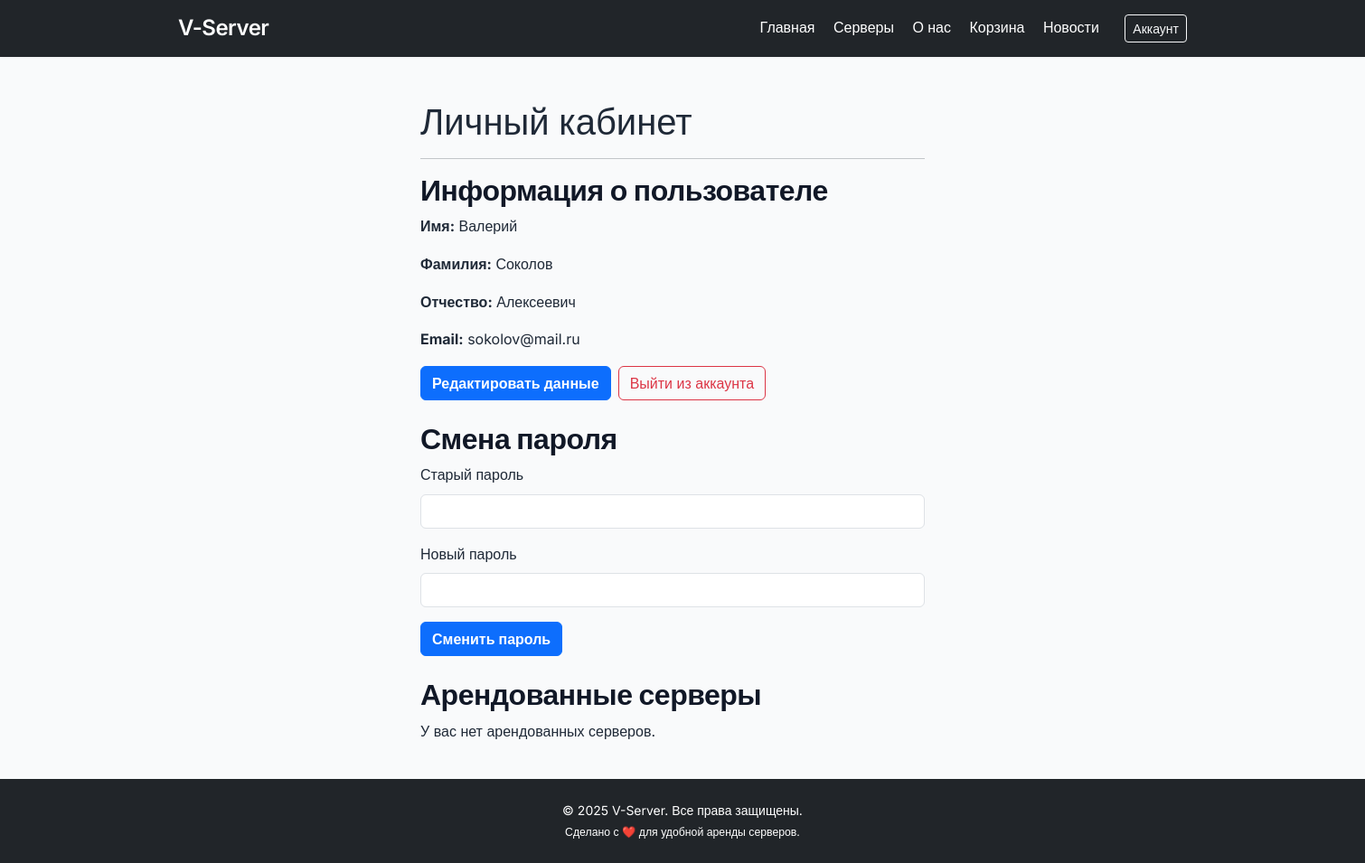
The app's page /account.php (signed in) with its own data.
### tables this page shows
CREATE TABLE `users` (
  `id` int NOT NULL,
  `surname` varchar(18) DEFAULT NULL,
  `name` varchar(18) DEFAULT NULL,
  `patronymic` varchar(18) DEFAULT NULL,
  `phonenumber` varchar(18) DEFAULT NULL,
  `email` varchar(18) DEFAULT NULL,
  `company_id` int DEFAULT NULL,
  `password` varchar(255) DEFAULT NULL
);

### account.php (the view, shortened to what this page needs)
<?php
require 'db.php';
$user_id = $_SESSION['user_id'];
$userStmt = $pdo->prepare("SELECT * FROM users WHERE id = ?");
$userStmt->execute([$user_id]);
$user = $userStmt->fetch();
$serversStmt = $pdo->prepare("
  SELECT vs.*, t.name AS tariff_name, t.month_price, s.CPU_count, s.RAM, s.SSD, s.bandwidth,
         dc.name AS datacenter_name, dc.city AS datacenter_city, ss.name AS status_name,
         su.rented_at, su.expires_at
  FROM server_user su
  JOIN virtual_server vs ON su.server_id = vs.id
  JOIN tariff t ON vs.tariff_id = t.id
  JOIN specs s ON t.specs_id = s.id
  JOIN datacenter dc ON t.datacenter_id = dc.id
  JOIN server_statuses ss ON vs.status_id = ss.id
  WHERE su.user_id = ?
");
$serversStmt->execute([$user_id]);
$servers = $serversStmt->fetchAll();
?>
<?php include 'header.php'; ?>
<main class="container py-4 mx-10">
  <h1>Личный кабинет</h1>
  <hr class="account">
	<section class="mb-4">
	  <h2>Информация о пользователе</h2>
	  <p><strong>Имя:</strong> <?= htmlspecialchars($user['name']) ?></p>
	  <p><strong>Фамилия:</strong> <?= htmlspecialchars($user['surname']) ?></p>
	  <p><strong>Отчество:</strong> <?= htmlspecialchars($user['patronymic']) ?></p>
	  <p><strong>Email:</strong> <?= htmlspecialchars($user['email']) ?></p>
	  <div class="d-flex gap-2">
		<form action="edit_user.php" method="GET">
		  <button type="submit" class="btn btn-primary">Редактировать данные</button>
		</form>
		<form action="logout.php" method="POST">
		  <button type="submit" class="btn btn-outline-danger">Выйти из аккаунта</button>
		</form>
	  </div>
	</section>
  <section class="mb-4">
    <h2>Смена пароля</h2>
    <form action="change_password.php" method="POST">
      <div class="mb-3">
        <label for="old_password" class="form-label">Старый пароль</label>
        <input type="password" class="form-control account" id="old_password" name="old_password" required>
      </div>
      <div class="mb-3">
        <label for="new_password" class="form-label">Новый пароль</label>
        <input type="password" class="form-control account" id="new_password" name="new_password" required>
      </div>
      <button type="submit" class="btn btn-primary">Сменить пароль</button>
    </form>
  </section>
  <section>
    <h2>Арендованные серверы</h2>
    <?php if (count($servers) > 0): ?>
      <div class="row g-4">
        <?php foreach ($servers as $server): ?>
          <div class="col-md-4">
            <div class="card shadow-sm border-0 h-100">
              <div class="card-body">
                <h5 class="card-title"><?= htmlspecialchars($server['name']) ?></h5>
                <p class="card-text">
                  <strong>ЦОД:</strong> <?= htmlspecialchars($server['datacenter_name']) ?> (<?= htmlspecialchars($server['datacenter_city']) ?>)<br>
                  <strong>Тариф:</strong> <?= htmlspecialchars($server['tariff_name']) ?><br>
                  <strong>CPU:</strong> <?= htmlspecialchars($server['CPU_count']) ?><br>
                  <strong>RAM:</strong> <?= htmlspecialchars($server['RAM']) ?><br>
                  <strong>SSD:</strong> <?= htmlspecialchars($server['SSD']) ?><br>
				  <strong>IP-адрес:</strong> <?= htmlspecialchars($server['ip_address']) ?><br>
                  <strong>Пропускная способность:</strong> <?= htmlspecialchars($server['bandwidth']) ?><br>
                  <strong>Статус:</strong> <?= htmlspecialchars($server['status_name']) ?><br>
                  <strong>Цена:</strong> <?= htmlspecialchars($server['month_price']) ?> ₽/мес<br>
                  <strong>Дата аренды:</strong> <?= date('d.m.Y', strtotime($server['rented_at'])) ?><br>
                  <strong>Окончание аренды:</strong> <?= date('d.m.Y', strtotime($server['expires_at'])) ?>
                </p>
                <form action="extend_rental.php" method="POST" class="d-inline">
                  <input type="hidden" name="server_id" value="<?= $server['id'] ?>">
                  <button type="submit" class="btn btn-success btn-sm">Продлить аренду</button>
                </form>
                <form action="cancel_rental.php" method="POST" class="d-inline">
                  <input type="hidden" name="server_id" value="<?= $server['id'] ?>">
                  <button type="submit" class="btn btn-danger btn-sm">Отменить аренду</button>
                </form>
              </div>
            </div>
          </div>
        <?php endforeach; ?>
      </div>
    <?php else: ?>
      <p>У вас нет арендованных серверов.</p>
    <?php endif; ?>
  </section>
</main>
<?php include 'footer.php'; ?>

### styles.css (style rules this page uses)
html, body { height: 100%; margin: 0; }
body { display: flex; flex-direction: column; }
main { flex: 1; }
body { font-family: 'Inter', sans-serif; background-color: #f9fafb; color: #1f2937; font-size: 16px; line-height: 1.6; }
h2 { color: #111827; font-weight: 700; letter-spacing: -0.5px; }
.btn-primary { background-color: #0d6efd; border-color: #0d6efd; font-weight: 600; transition: all 0.2s ease; }
.container { max-width: 1140px; }
hr.account, input.account { width: 50%; }
.mx-10 { margin-left: 30% !important; margin-right: 30% !important; }

### records on screen
users: name "Валерий", surname "Соколов", patronymic "Алексеевич", email "sokolov@mail.ru"
